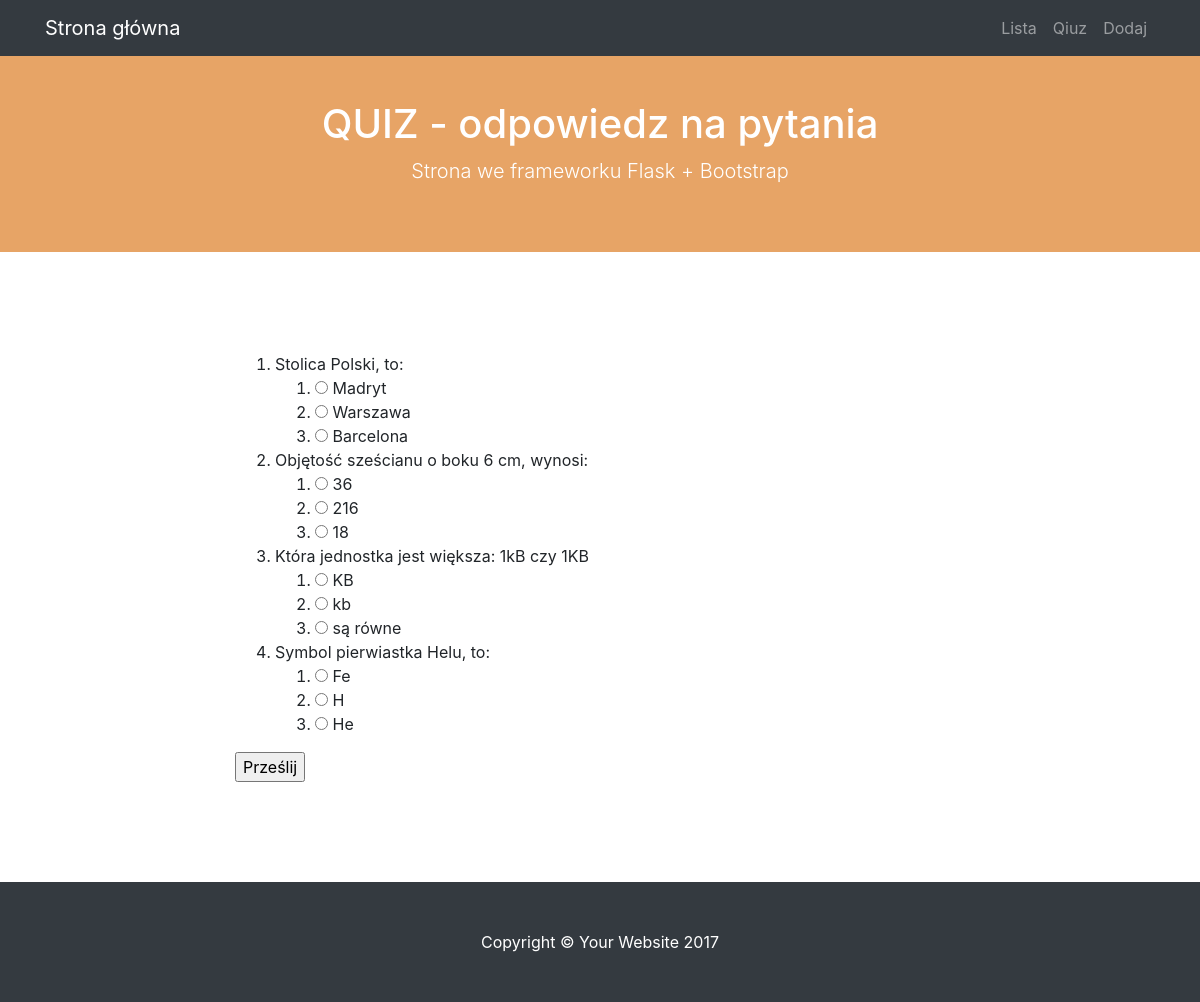
The page /quiz on the database its author committed.
### quiz/modele.py (models this page shows)
class BazaModel(Model):
    class Meta:
        database = baza

class Pytanie(BazaModel):
    pytanie = CharField(null=False)
    kategoria = ForeignKeyField(Kategoria, related_name='pytania')

class Odpowiedz(BazaModel):
    odpowiedz = CharField(null=False)
    pytanie = ForeignKeyField(Pytanie, related_name='odpowiedzi')
    odpok = IntegerField(default=0)

### quiz/views.py (the view, shortened to what this page needs)
@app.route("/quiz", methods=['GET', 'POST'])
def quiz():
    print(request.form)
    pytania = Pytanie().select().join(Odpowiedz).distinct()
    return render_template('quiz.html', pytania=pytania)

### quiz/quiz.py (called while the page is built)
@app.before_request
def before_request():
    g.db = baza
    g.db.connect()

@app.after_request
def after_request(response):
    g.db.close()
    return response

### quiz/templates/quiz.html (shortened to what this page needs)
{% extends "szablon.html"%}
{% block h1 %}QUIZ - odpowiedz na pytania{% endblock %}
{% block tresc %}
    <form method="POST">
    <ol>
    {% for p in pytania %}
        <li>{{ p.pytanie }}
            <ol class="odpowiedzi">
            {% for o in p.odpowiedzi %}
                <li>
                    <input type="radio" value="{{ o.id }}" name="{{ p.id }}">
                    {{ o.odpowiedz }}</li>
            {% endfor %}
            </ol>
        </li>
    {% endfor %}
    </ol>
    <input type="submit" value="Prześlij">
    </form>
{% endblock %}

### quiz/templates/szablon.html (shortened to what this page needs)
<!DOCTYPE html>
<html lang="pl">
  <head>
    <link href="{{ url_for('static',filename='vendor/bootstrap/css/bootstrap.min.css') }}" rel="stylesheet">
    <link href="{{ url_for('static', filename='css/scrolling-nav.css') }}" rel="stylesheet">
  </head>
  <body id="page-top">
    <nav class="navbar navbar-expand-lg navbar-dark bg-dark fixed-top" id="mainNav">
      <div class="container">
        <a class="navbar-brand js-scroll-trigger" href="{{ url_for('hello') }}">Strona główna</a>
        <div class="collapse navbar-collapse" id="navbarResponsive">
          <ul class="navbar-nav ml-auto">
            <li class="nav-item">
              <a class="nav-link js-scroll-trigger" href="{{ url_for('lista') }}">Lista</a>
            </li>
            <li class="nav-item">
              <a class="nav-link js-scroll-trigger" href="{{ url_for('quiz') }}">Qiuz</a>
            </li>
            <li class="nav-item">
              <a class="nav-link js-scroll-trigger" href="{{ url_for('dodaj') }}">Dodaj</a>
            </li>
          </ul>
        </div>
      </div>
    </nav>
    <header class="bg-mojkolor text-white">
      <div class="container text-center">
        <h1>{% block h1 %}{% endblock %}</h1>
        <p class="lead">Strona we frameworku Flask + Bootstrap</p>
      </div>
    </header>
    <section id="tresc">
      <div class="container">
        <div class="row">
          <div class="col-lg-8 mx-auto">
{% block tresc %}{% endblock %}
          </div>
        </div>
      </div>
    </section>
    <footer class="py-5 bg-dark">
      <div class="container">
        <p class="m-0 text-center text-white">Copyright &copy; Your Website 2017</p>
      </div>
    </footer>
  </body>
</html>

### quiz/static/css/scrolling-nav.css (style rules this page uses)
header { padding: 100px 0 50px; }
@media (min-width: 992px) { header { padding: 100px 0 50px; } }
section { padding: 100px 0; }
.bg-mojkolor { background-color: #E7A466; }

### rows shown on the page
Pytanie: pytanie "Stolica Polski, to:"
Odpowiedz: odpowiedz "Madryt"
Odpowiedz: odpowiedz "Warszawa"
Odpowiedz: odpowiedz "Barcelona"
Pytanie: pytanie "Objętość sześcianu o boku 6 cm, wynosi:"
Odpowiedz: odpowiedz "36"
Odpowiedz: odpowiedz "216"
Odpowiedz: odpowiedz "18"
Pytanie: pytanie "Która jednostka jest większa: 1kB czy 1KB"
Odpowiedz: odpowiedz "KB"
Odpowiedz: odpowiedz "kb"
Odpowiedz: odpowiedz "są równe"
Pytanie: pytanie "Symbol pierwiastka Helu, to:"
Odpowiedz: odpowiedz "Fe"
Odpowiedz: odpowiedz "H"
Odpowiedz: odpowiedz "He"
